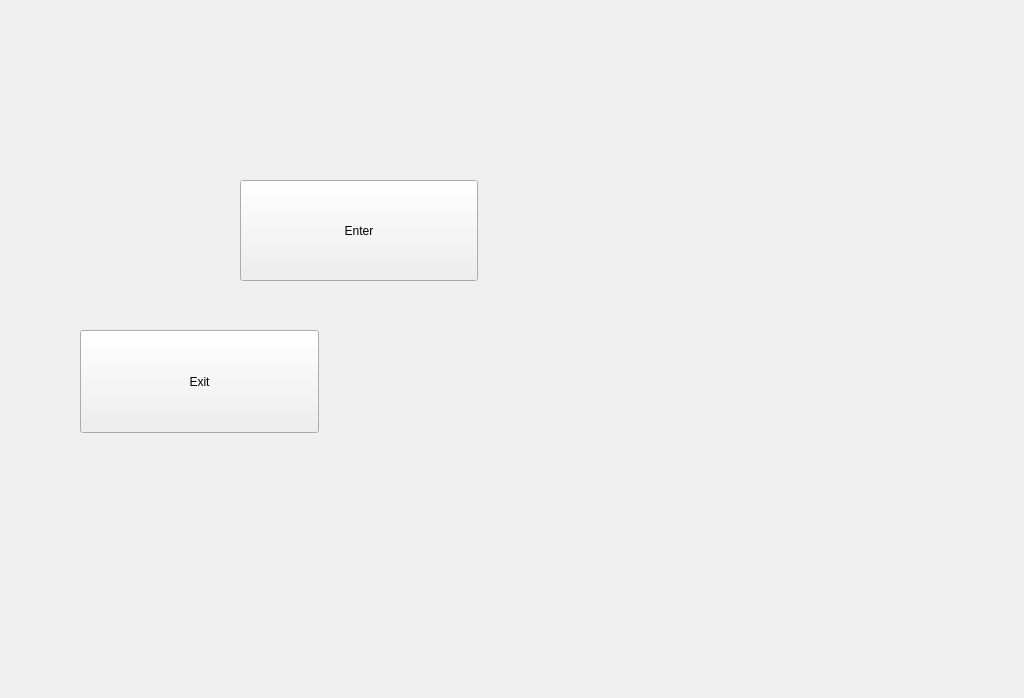
<?xml version="1.0" encoding="UTF-8"?>
<ui version="4.0">
 <class>Form</class>
 <widget class="QWidget" name="Form">
  <property name="geometry">
   <rect>
    <x>0</x>
    <y>0</y>
    <width>1024</width>
    <height>698</height>
   </rect>
  </property>
  <property name="windowTitle">
   <string>Form</string>
  </property>
  <widget class="QPushButton" name="pushButton_Enter">
   <property name="geometry">
    <rect>
     <x>240</x>
     <y>180</y>
     <width>238</width>
     <height>101</height>
    </rect>
   </property>
   <property name="cursor">
    <cursorShape>PointingHandCursor</cursorShape>
   </property>
   <property name="text">
    <string>Enter</string>
   </property>
  </widget>
  <widget class="QPushButton" name="pushButton_Exit">
   <property name="geometry">
    <rect>
     <x>80</x>
     <y>330</y>
     <width>239</width>
     <height>103</height>
    </rect>
   </property>
   <property name="cursor">
    <cursorShape>PointingHandCursor</cursorShape>
   </property>
   <property name="text">
    <string>Exit</string>
   </property>
  </widget>
 </widget>
 <resources/>
 <connections/>
</ui>
